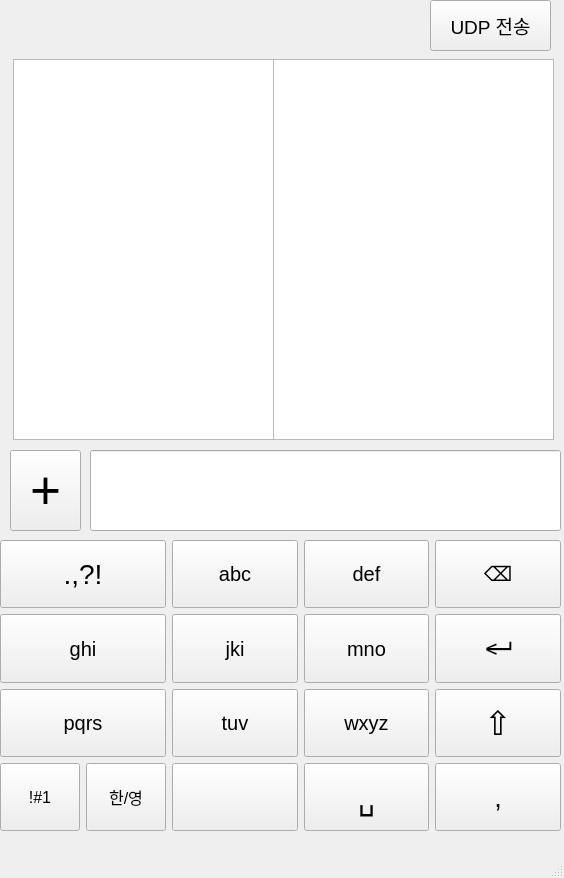
<?xml version="1.0" encoding="UTF-8"?>
<ui version="4.0">
 <class>MainWindow</class>
 <widget class="QMainWindow" name="MainWindow">
  <property name="geometry">
   <rect>
    <x>0</x>
    <y>0</y>
    <width>564</width>
    <height>878</height>
   </rect>
  </property>
  <property name="windowTitle">
   <string>MainWindow</string>
  </property>
  <widget class="QWidget" name="centralwidget">
   <widget class="QPushButton" name="pushButton">
    <property name="geometry">
     <rect>
      <x>430</x>
      <y>0</y>
      <width>121</width>
      <height>51</height>
     </rect>
    </property>
    <property name="font">
     <font>
      <pointsize>14</pointsize>
     </font>
    </property>
    <property name="text">
     <string>UDP 전송</string>
    </property>
   </widget>
   <widget class="QWidget" name="layoutWidget">
    <property name="geometry">
     <rect>
      <x>0</x>
      <y>540</y>
      <width>561</width>
      <height>291</height>
     </rect>
    </property>
    <property name="font">
     <font>
      <pointsize>15</pointsize>
     </font>
    </property>
    <layout class="QGridLayout" name="gridLayout_2">
     <item row="3" column="5">
      <widget class="QPushButton" name="btnComma">
       <property name="sizePolicy">
        <sizepolicy hsizetype="Expanding" vsizetype="Expanding">
         <horstretch>0</horstretch>
         <verstretch>0</verstretch>
        </sizepolicy>
       </property>
       <property name="font">
        <font>
         <pointsize>20</pointsize>
        </font>
       </property>
       <property name="text">
        <string>,</string>
       </property>
      </widget>
     </item>
     <item row="1" column="5">
      <widget class="QPushButton" name="btnEnter">
       <property name="sizePolicy">
        <sizepolicy hsizetype="Expanding" vsizetype="Expanding">
         <horstretch>0</horstretch>
         <verstretch>0</verstretch>
        </sizepolicy>
       </property>
       <property name="font">
        <font>
         <pointsize>26</pointsize>
        </font>
       </property>
       <property name="text">
        <string>↵</string>
       </property>
       <property name="checkable">
        <bool>true</bool>
       </property>
      </widget>
     </item>
     <item row="0" column="3">
      <widget class="QPushButton" name="btnABC">
       <property name="sizePolicy">
        <sizepolicy hsizetype="Expanding" vsizetype="Expanding">
         <horstretch>0</horstretch>
         <verstretch>0</verstretch>
        </sizepolicy>
       </property>
       <property name="font">
        <font>
         <pointsize>15</pointsize>
        </font>
       </property>
       <property name="text">
        <string>abc</string>
       </property>
      </widget>
     </item>
     <item row="0" column="5">
      <widget class="QPushButton" name="btnDelete">
       <property name="sizePolicy">
        <sizepolicy hsizetype="Expanding" vsizetype="Expanding">
         <horstretch>0</horstretch>
         <verstretch>0</verstretch>
        </sizepolicy>
       </property>
       <property name="font">
        <font>
         <pointsize>15</pointsize>
        </font>
       </property>
       <property name="text">
        <string>⌫</string>
       </property>
      </widget>
     </item>
     <item row="1" column="3">
      <widget class="QPushButton" name="btnJKL">
       <property name="sizePolicy">
        <sizepolicy hsizetype="Expanding" vsizetype="Expanding">
         <horstretch>0</horstretch>
         <verstretch>0</verstretch>
        </sizepolicy>
       </property>
       <property name="font">
        <font>
         <pointsize>15</pointsize>
        </font>
       </property>
       <property name="text">
        <string>jki</string>
       </property>
      </widget>
     </item>
     <item row="0" column="4">
      <widget class="QPushButton" name="btnDEF">
       <property name="sizePolicy">
        <sizepolicy hsizetype="Expanding" vsizetype="Expanding">
         <horstretch>0</horstretch>
         <verstretch>0</verstretch>
        </sizepolicy>
       </property>
       <property name="font">
        <font>
         <pointsize>15</pointsize>
        </font>
       </property>
       <property name="text">
        <string>def</string>
       </property>
      </widget>
     </item>
     <item row="3" column="4">
      <widget class="QPushButton" name="btnSpace">
       <property name="sizePolicy">
        <sizepolicy hsizetype="Expanding" vsizetype="Expanding">
         <horstretch>0</horstretch>
         <verstretch>0</verstretch>
        </sizepolicy>
       </property>
       <property name="font">
        <font>
         <pointsize>26</pointsize>
        </font>
       </property>
       <property name="text">
        <string>␣</string>
       </property>
      </widget>
     </item>
     <item row="2" column="3">
      <widget class="QPushButton" name="btnTUV">
       <property name="sizePolicy">
        <sizepolicy hsizetype="Expanding" vsizetype="Expanding">
         <horstretch>0</horstretch>
         <verstretch>0</verstretch>
        </sizepolicy>
       </property>
       <property name="font">
        <font>
         <pointsize>15</pointsize>
        </font>
       </property>
       <property name="text">
        <string>tuv</string>
       </property>
      </widget>
     </item>
     <item row="2" column="1">
      <widget class="QPushButton" name="btnPQRS">
       <property name="sizePolicy">
        <sizepolicy hsizetype="Expanding" vsizetype="Expanding">
         <horstretch>0</horstretch>
         <verstretch>0</verstretch>
        </sizepolicy>
       </property>
       <property name="font">
        <font>
         <pointsize>15</pointsize>
        </font>
       </property>
       <property name="text">
        <string>pqrs</string>
       </property>
      </widget>
     </item>
     <item row="2" column="5">
      <widget class="QPushButton" name="btnShift">
       <property name="sizePolicy">
        <sizepolicy hsizetype="Expanding" vsizetype="Expanding">
         <horstretch>0</horstretch>
         <verstretch>0</verstretch>
        </sizepolicy>
       </property>
       <property name="font">
        <font>
         <pointsize>25</pointsize>
        </font>
       </property>
       <property name="text">
        <string>⇧</string>
       </property>
       <property name="checkable">
        <bool>true</bool>
       </property>
      </widget>
     </item>
     <item row="1" column="1">
      <widget class="QPushButton" name="btnGHI">
       <property name="sizePolicy">
        <sizepolicy hsizetype="Expanding" vsizetype="Expanding">
         <horstretch>0</horstretch>
         <verstretch>0</verstretch>
        </sizepolicy>
       </property>
       <property name="font">
        <font>
         <pointsize>15</pointsize>
        </font>
       </property>
       <property name="text">
        <string>ghi</string>
       </property>
      </widget>
     </item>
     <item row="2" column="4">
      <widget class="QPushButton" name="btnWXYZ">
       <property name="sizePolicy">
        <sizepolicy hsizetype="Expanding" vsizetype="Expanding">
         <horstretch>0</horstretch>
         <verstretch>0</verstretch>
        </sizepolicy>
       </property>
       <property name="font">
        <font>
         <pointsize>15</pointsize>
        </font>
       </property>
       <property name="text">
        <string>wxyz</string>
       </property>
      </widget>
     </item>
     <item row="0" column="1">
      <widget class="QPushButton" name="btnSpecialMark">
       <property name="sizePolicy">
        <sizepolicy hsizetype="Expanding" vsizetype="Expanding">
         <horstretch>0</horstretch>
         <verstretch>0</verstretch>
        </sizepolicy>
       </property>
       <property name="font">
        <font>
         <pointsize>21</pointsize>
        </font>
       </property>
       <property name="text">
        <string>.,?!</string>
       </property>
      </widget>
     </item>
     <item row="1" column="4">
      <widget class="QPushButton" name="btnMNO">
       <property name="sizePolicy">
        <sizepolicy hsizetype="Expanding" vsizetype="Expanding">
         <horstretch>0</horstretch>
         <verstretch>0</verstretch>
        </sizepolicy>
       </property>
       <property name="font">
        <font>
         <pointsize>15</pointsize>
        </font>
       </property>
       <property name="text">
        <string>mno</string>
       </property>
      </widget>
     </item>
     <item row="3" column="3">
      <widget class="QPushButton" name="btnMark">
       <property name="sizePolicy">
        <sizepolicy hsizetype="Expanding" vsizetype="Expanding">
         <horstretch>0</horstretch>
         <verstretch>0</verstretch>
        </sizepolicy>
       </property>
       <property name="font">
        <font>
         <pointsize>15</pointsize>
        </font>
       </property>
       <property name="text">
        <string/>
       </property>
      </widget>
     </item>
     <item row="3" column="1">
      <layout class="QHBoxLayout" name="horizontalLayout">
       <item>
        <widget class="QPushButton" name="btnNumber">
         <property name="sizePolicy">
          <sizepolicy hsizetype="Expanding" vsizetype="Expanding">
           <horstretch>0</horstretch>
           <verstretch>0</verstretch>
          </sizepolicy>
         </property>
         <property name="font">
          <font>
           <pointsize>12</pointsize>
          </font>
         </property>
         <property name="text">
          <string>!#1</string>
         </property>
         <property name="iconSize">
          <size>
           <width>16</width>
           <height>16</height>
          </size>
         </property>
        </widget>
       </item>
       <item>
        <widget class="QPushButton" name="btnLanguage">
         <property name="sizePolicy">
          <sizepolicy hsizetype="Fixed" vsizetype="Expanding">
           <horstretch>0</horstretch>
           <verstretch>0</verstretch>
          </sizepolicy>
         </property>
         <property name="font">
          <font>
           <pointsize>12</pointsize>
          </font>
         </property>
         <property name="text">
          <string>한/영</string>
         </property>
        </widget>
       </item>
      </layout>
     </item>
    </layout>
   </widget>
   <widget class="QLineEdit" name="lineEdit">
    <property name="geometry">
     <rect>
      <x>90</x>
      <y>450</y>
      <width>471</width>
      <height>81</height>
     </rect>
    </property>
    <property name="font">
     <font>
      <pointsize>20</pointsize>
     </font>
    </property>
   </widget>
   <widget class="QTextEdit" name="textEdit">
    <property name="geometry">
     <rect>
      <x>273</x>
      <y>59</y>
      <width>281</width>
      <height>381</height>
     </rect>
    </property>
    <property name="font">
     <font>
      <pointsize>16</pointsize>
     </font>
    </property>
   </widget>
   <widget class="QPushButton" name="pushButton_2">
    <property name="geometry">
     <rect>
      <x>10</x>
      <y>450</y>
      <width>71</width>
      <height>81</height>
     </rect>
    </property>
    <property name="font">
     <font>
      <pointsize>40</pointsize>
     </font>
    </property>
    <property name="text">
     <string>+</string>
    </property>
   </widget>
   <widget class="QTextEdit" name="textEdit_2">
    <property name="geometry">
     <rect>
      <x>13</x>
      <y>59</y>
      <width>261</width>
      <height>381</height>
     </rect>
    </property>
   </widget>
  </widget>
  <widget class="QMenuBar" name="menubar">
   <property name="geometry">
    <rect>
     <x>0</x>
     <y>0</y>
     <width>564</width>
     <height>23</height>
    </rect>
   </property>
  </widget>
  <widget class="QStatusBar" name="statusbar"/>
 </widget>
 <resources/>
 <connections/>
</ui>
